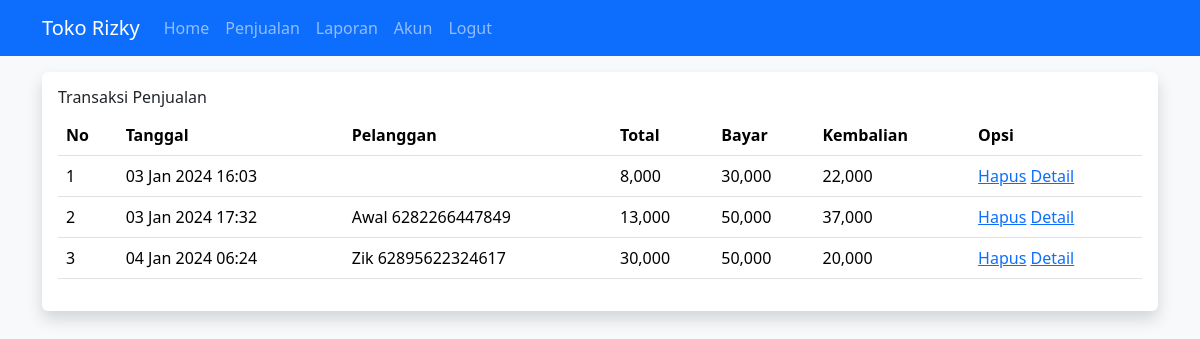
Page /kasir/penjualan.php (signed in) on the committed database.
### tables this page shows
CREATE TABLE `penjualan` (
  `id_penjualan` int(11) NOT NULL,
  `id_pelanggan` int(11) DEFAULT NULL,
  `id_toko` int(11) NOT NULL,
  `id_user` int(11) NOT NULL,
  `tanggal_penjualan` datetime NOT NULL,
  `total_penjualan` int(11) NOT NULL,
  `bayar_penjualan` int(11) NOT NULL,
  `kembalian_penjualan` int(11) NOT NULL
);

CREATE TABLE `pelanggan` (
  `id_pelanggan` int(11) NOT NULL,
  `id_toko` int(11) NOT NULL,
  `nama_pelanggan` varchar(100) NOT NULL,
  `email_pelanggan` varchar(100) NOT NULL,
  `telepon_pelanggan` varchar(25) NOT NULL,
  `alamat_pelanggan` varchar(100) NOT NULL
);

### kasir/penjualan.php (the view)
<?php include 'header.php'; ?>
<?php
$id_user = $_SESSION['user']['id_user'];
$id_toko = $_SESSION['user']['id_toko'];
$penjualan = array();
$ambil = $koneksi->query("SELECT * FROM penjualan
                        LEFT JOIN pelanggan ON penjualan.id_pelanggan=pelanggan.id_pelanggan
                        WHERE penjualan.id_user='$id_user' AND penjualan.id_toko='$id_toko' ");
while ($tiap = $ambil->fetch_assoc())
{
    $penjualan[] =$tiap;
}
?>
<div class="container">
    <div class="card border-0 shadow">
        <div class="card-body">
            <h6>Transaksi Penjualan</h6>
            <table class="table">
                <thead>
                    <tr>
                        <th>No</th>
                        <th>Tanggal</th>
                        <th>Pelanggan</th>
                        <th>Total</th>
                        <th>Bayar</th>
                        <th>Kembalian</th>
                        <th>Opsi</th>
                    </tr>
                </thead>
                <tbody>
                    <?php foreach ($penjualan as $key => $value): ?>
                    <tr>
                        <td><?php echo $key +1 ?></td>
                        <td><?php echo date("d M Y H:i", strtotime($value["tanggal_penjualan"])) ?></td>
                        <td>
                        <?php echo $value["nama_pelanggan"]?>
                        <?php echo $value["telepon_pelanggan"]?>
                        </td>
                        <td><?php echo number_format($value["total_penjualan"]) ?></td>
                        <td><?php echo number_format($value["bayar_penjualan"]) ?></td>
                        <td><?php echo number_format($value["kembalian_penjualan"]) ?></td>
                        <td>
                            <a href="penjualanhapus.php?id=<?php echo $value['id_penjualan']?>" onclick="return confirm('yakin ?')">Hapus</a>
                            <a href="penjualanproduk.php?id=<?php echo $value["id_penjualan"] ?>">Detail</a>
                        </td>
                    </tr>
                    <?php endforeach ?>
                </tbody>
        </table>
        </div>
    </div>
</div>
<?php include 'footer.php'; ?>

### rows in the picture
penjualan: tanggal_penjualan "03 Jan 2024 16:03", total_penjualan "8,000", bayar_penjualan "30,000", kembalian_penjualan "22,000"
penjualan: tanggal_penjualan "03 Jan 2024 17:32", id_pelanggan.nama_pelanggan "Awal", id_pelanggan.telepon_pelanggan "6282266447849", total_penjualan "13,000", bayar_penjualan "50,000", kembalian_penjualan "37,000"
penjualan: tanggal_penjualan "04 Jan 2024 06:24", id_pelanggan.nama_pelanggan "Zik", id_pelanggan.telepon_pelanggan "62895622324617", total_penjualan "30,000", bayar_penjualan "50,000", kembalian_penjualan "20,000"
